Frame 1 (no input): blank canvas, image omitted
Frame 60 (no input): blank canvas, image omitted
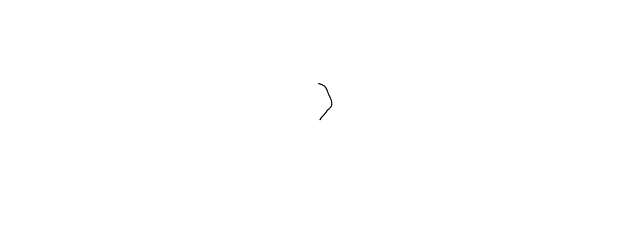
Frame 120 (the mouse pressed at the canvas centre since frame 60)

The p5.js sketch whose frames 1 and 60 were blank and that drew this single picture after the mouse press (run headless with seeded random() and noise() and a simulated clock; from frame 60 on, the mouse is pressed at the canvas centre):

// p5.js sketch
// ── sketch.js
// The Nature of Code
// Daniel Shiffman
// http://natureofcode.com

let walker;

function setup() {
  createCanvas(640, 240);
  walker = new Walker();
  background(255);
}

function draw() {
  walker.step();
  walker.show();
}

class Walker {
  constructor() {
    this.x = width / 2;
    this.y = height / 2;
    this.tx = random(1000);
    this.ty = random(1000);
  }

  show() {
    stroke(0);
    point(this.x, this.y);
  }

  step() {
    const stepSize = 1.5;

    let stepX = map(noise(this.tx), 0, 1, -stepSize, stepSize);
    this.x += stepX;
    this.tx += 0.01;

    let stepY = map(noise(this.ty), 0, 1, -stepSize, stepSize);
    this.y += stepY;
    this.ty += 0.01;
  }
}
